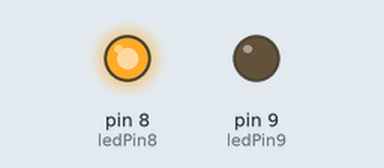
Recording of a sketch running on a simulated Arduino Uno, built with avr-gcc and run on an emulated ATmega328P. Shown: output pins drawn as LEDs (lit = HIGH).

Above: at 0.5 s.
At 2.5 s:
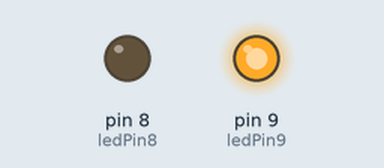
At 3.5 s:
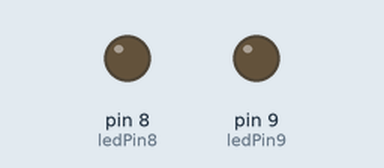
Timing chart, 0 to 5.2 s (numbered marks = the images above):
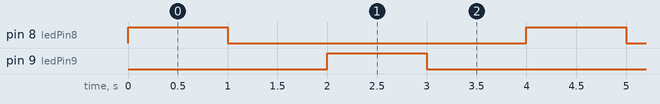

The sketch:

experiment_1.3.ino
```cpp
int ledPin8 = 8;
int ledPin9= 9;

void setup() {
  pinMode(ledPin8, OUTPUT);
  pinMode(ledPin9, OUTPUT);
}

void loop() {
  led_light(ledPin8);
  led_light(ledPin9);
}

void led_light(int pinNo) {
  digitalWrite(pinNo, HIGH);
  delay(1000);
  digitalWrite(pinNo, LOW);
  delay(1000);
}
```

Measured:
- by itself, pin 8 (ledPin8), pin 9 (ledPin9): alternates HIGH for 1.0 s and LOW for 3.0 s
- by itself, everything shown: repeats every 4.0 s, in 4 steps
